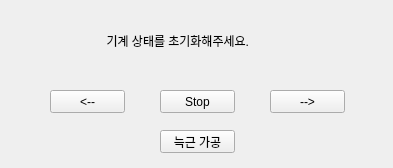
<?xml version="1.0" encoding="UTF-8"?>
<ui version="4.0">
 <class>Wait</class>
 <widget class="QWidget" name="Wait">
  <property name="geometry">
   <rect>
    <x>0</x>
    <y>0</y>
    <width>393</width>
    <height>168</height>
   </rect>
  </property>
  <property name="windowTitle">
   <string>Controller</string>
  </property>
  <widget class="QLabel" name="label">
   <property name="geometry">
    <rect>
     <x>50</x>
     <y>30</y>
     <width>291</width>
     <height>21</height>
    </rect>
   </property>
   <property name="text">
    <string>                 기계 상태를 초기화해주세요.</string>
   </property>
  </widget>
  <widget class="QPushButton" name="Left">
   <property name="geometry">
    <rect>
     <x>50</x>
     <y>90</y>
     <width>75</width>
     <height>23</height>
    </rect>
   </property>
   <property name="text">
    <string>&lt;--</string>
   </property>
  </widget>
  <widget class="QPushButton" name="Right">
   <property name="geometry">
    <rect>
     <x>270</x>
     <y>90</y>
     <width>75</width>
     <height>23</height>
    </rect>
   </property>
   <property name="text">
    <string>--&gt;</string>
   </property>
  </widget>
  <widget class="QPushButton" name="Okay">
   <property name="geometry">
    <rect>
     <x>160</x>
     <y>130</y>
     <width>75</width>
     <height>23</height>
    </rect>
   </property>
   <property name="text">
    <string>늑근 가공</string>
   </property>
  </widget>
  <widget class="QPushButton" name="Stop">
   <property name="geometry">
    <rect>
     <x>160</x>
     <y>90</y>
     <width>75</width>
     <height>23</height>
    </rect>
   </property>
   <property name="text">
    <string>Stop</string>
   </property>
  </widget>
 </widget>
 <resources/>
 <connections/>
</ui>
